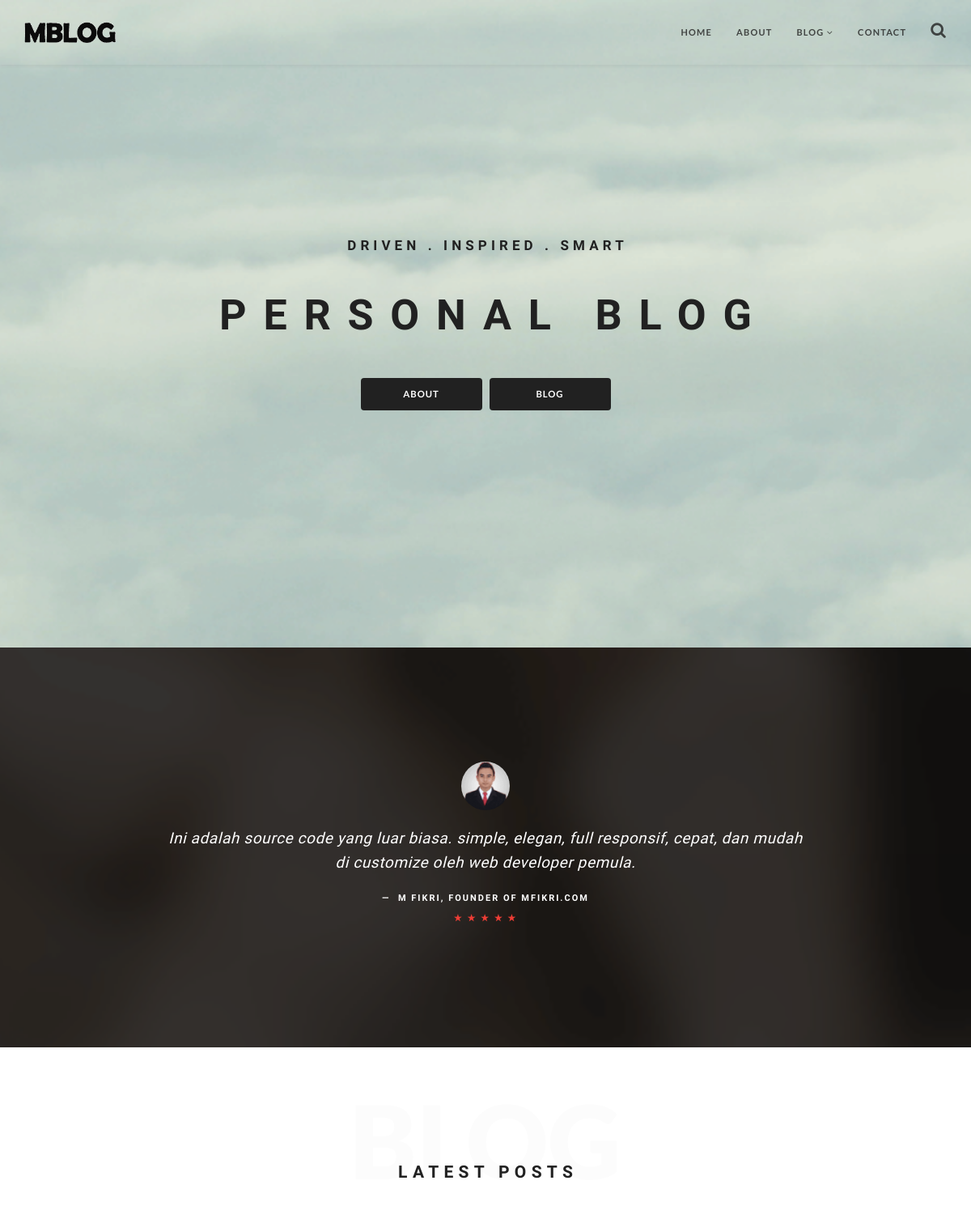
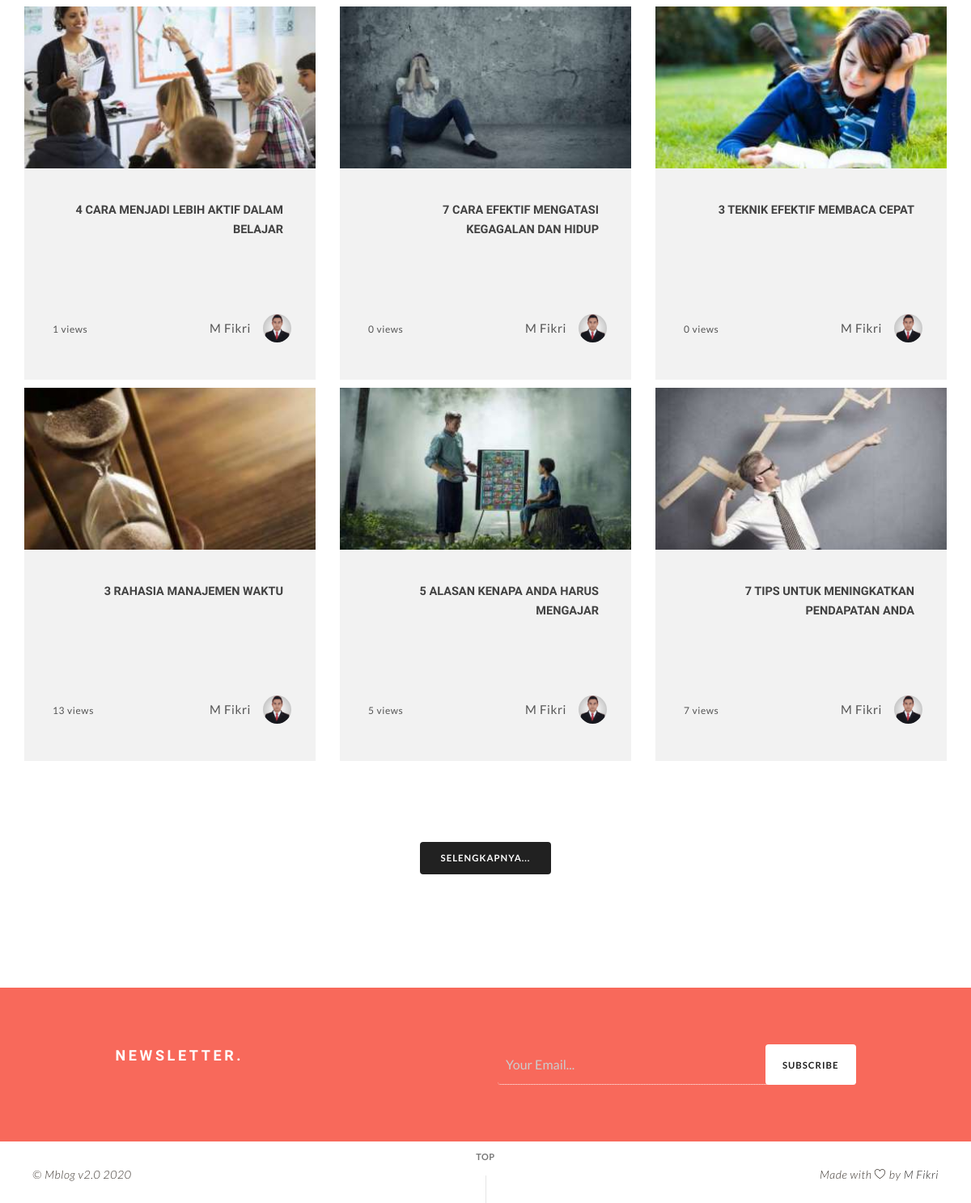
The page / on the database its author committed (2 pictures, top to bottom).
### tables this page shows
CREATE TABLE IF NOT EXISTS `tbl_navbar` (
  `navbar_id` int(11) NOT NULL AUTO_INCREMENT,
  `navbar_name` varchar(50) DEFAULT NULL,
  `navbar_slug` varchar(200) DEFAULT NULL,
  `navbar_parent_id` int(11) DEFAULT '0',
  PRIMARY KEY (`navbar_id`)
);

CREATE TABLE IF NOT EXISTS `tbl_testimonial` (
  `testimonial_id` int(11) NOT NULL AUTO_INCREMENT,
  `testimonial_name` varchar(50) DEFAULT NULL,
  `testimonial_content` text,
  `testimonial_image` varchar(50) DEFAULT NULL,
  `testimonial_created_at` timestamp NULL DEFAULT CURRENT_TIMESTAMP,
  PRIMARY KEY (`testimonial_id`)
);

CREATE TABLE IF NOT EXISTS `tbl_post` (
  `post_id` int(11) NOT NULL AUTO_INCREMENT,
  `post_title` varchar(250) DEFAULT NULL,
  `post_description` text,
  `post_contents` longtext,
  `post_image` varchar(40) DEFAULT NULL,
  `post_date` timestamp NULL DEFAULT CURRENT_TIMESTAMP,
  `post_last_update` datetime DEFAULT NULL,
  `post_category_id` int(11) DEFAULT NULL,
  `post_tags` varchar(225) DEFAULT NULL,
  `post_slug` varchar(250) DEFAULT NULL,
  `post_status` int(11) DEFAULT NULL COMMENT '1=Publish, 0=Unpublish',
  `post_views` int(11) DEFAULT '0',
  `post_user_id` int(11) DEFAULT NULL,
  PRIMARY KEY (`post_id`)
);

CREATE TABLE IF NOT EXISTS `tbl_user` (
  `user_id` int(11) NOT NULL AUTO_INCREMENT,
  `user_name` varchar(100) DEFAULT NULL,
  `user_email` varchar(60) DEFAULT NULL,
  `user_password` varchar(40) DEFAULT NULL,
  `user_level` varchar(10) DEFAULT NULL,
  `user_status` varchar(10) DEFAULT '1',
  `user_photo` varchar(40) DEFAULT NULL,
  PRIMARY KEY (`user_id`)
);

### application/controllers/Home.php (called while the page is built, shortened)
<?php
class Home extends CI_Controller {
	function __construct(){
		$this->load->model('Visitor_model','visitor_model');
		$this->load->model('Home_model','home_model');
		$this->load->model('Site_model','site_model');
        $this->load->helper('text');
	}
	function index(){
		$site = $this->site_model->get_site_data()->row_array();
		$data['site_name'] = $site['site_name'];
		$data['site_title'] = $site['site_title'];
		$data['site_desc'] = $site['site_description'];
		$data['site_twitter'] = $site['site_twitter'];
		$data['site_image'] = $site['site_logo_big'];
		$data['post_header'] = $this->home_model->get_post_header();
		$data['post_header_2'] = $this->home_model->get_post_header_2();
		$data['post_header_3'] = $this->home_model->get_post_header_3();
		$data['latest_post'] = $this->home_model->get_latest_post();
		$data['popular_post'] = $this->home_model->get_popular_post();
		$home = $this->db->get('tbl_home',1)->row();
		$data['caption_1'] = $home->home_caption_1;
		$data['caption_2'] = $home->home_caption_2;
		$data['bg_header'] = $home->home_bg_heading;
		$data['bg_testimoni'] = $home->home_bg_testimonial;
		$data['testimonial'] = $this->db->get('tbl_testimonial');
		$site_info = $this->db->get('tbl_site', 1)->row();
		$v['logo'] =  $site_info->site_logo_header;
		$data['icon'] = $site_info->site_favicon;
		$data['header'] = $this->load->view('header',$v,TRUE);
		$data['footer'] = $this->load->view('footer','',TRUE);
		$this->load->view('home_view',$data);
	}
}

### index.php (called while the page is built, shortened)
<?php
require_once BASEPATH.'core/CodeIgniter.php';

### application/models/Site_model.php (called while the page is built, shortened)
<?php
class Site_model extends CI_Model{
	function get_site_data(){
		$query = $this->db->get('tbl_site', 1);
		return $query;
	}
}

### application/models/Home_model.php (called while the page is built, shortened)
<?php
class Home_model extends CI_Model{
	function get_post_header(){
		$this->db->select('tbl_post.*, user_name');
		$this->db->from('tbl_post');
		$this->db->join('tbl_user', 'post_user_id=user_id','left');
		$this->db->order_by('post_id', 'DESC');
		$this->db->limit(1);
		$query = $this->db->get();
		return $query;
	}
	function get_post_header_2(){
		$this->db->select('tbl_post.*, user_name');
		$this->db->from('tbl_post');
		$this->db->join('tbl_user', 'post_user_id=user_id','left');
		$this->db->order_by('post_id', 'DESC');
		$this->db->limit(2,1);
		$query = $this->db->get();
		return $query;
	}
	function get_post_header_3(){
		$this->db->select('tbl_post.*, user_name');
		$this->db->from('tbl_post');
		$this->db->join('tbl_user', 'post_user_id=user_id','left');
		$this->db->order_by('post_id', 'DESC');
		$this->db->limit(3,3);
		$query = $this->db->get();
		return $query;
	}
	function get_latest_post(){
		$this->db->select('tbl_post.*, user_name, user_photo');
		$this->db->from('tbl_post');
		$this->db->join('tbl_user', 'post_user_id=user_id','left');
		$this->db->order_by('post_id', 'DESC');
		$this->db->limit(6);
		$query = $this->db->get();
		return $query;
	}
	function get_popular_post(){
		$this->db->select('tbl_post.*, user_name');
		$this->db->from('tbl_post');
		$this->db->join('tbl_user', 'post_user_id=user_id','left');
		$this->db->order_by('post_views', 'DESC');
		$this->db->limit(5);
		$query = $this->db->get();
		return $query;
	}
}

### application/views/home_view.php (the view, shortened to what this page needs)
<!DOCTYPE html>
<html lang="en">
	<head>
		<link rel="stylesheet" href="<?php echo base_url('theme/css/bootstrap.min.css')?>"/>
		<link rel="stylesheet" href="<?php echo base_url('theme/css/style.css')?>"/>
		<link rel="stylesheet" href="<?php echo base_url('theme/css/padding-margin.css')?>"/>
	    <link rel="stylesheet" href="<?php echo base_url().'theme/css/font-awesome.min.css'?>"/>
	</head>
	<body class="content-animate">
		<div id="top" class="page">
			<?php echo $header;?>
			<main class="cd-main-content">
				<section id="homepage" class="home page-section parallax-2 overlay-light-alpha-10" data-background="<?php echo base_url().'theme/images/'.$bg_header;?>">
					<div class="table-content">
						<div class="table-center-text">
							<div class="container">
								<h2 class="font-face1 heading1 fw700 mb-40 mb-xs-30"><?php echo $caption_1;?></h2>
								<h1 class="font-face1 heading2 fw700 mb-40 mb-xs-30"><?php echo $caption_2;?></h1>
								<div class="local-scroll">
									<a href="<?php echo site_url('about');?>" class="btn bg-black white-color">About</a>
									<a href="<?php echo site_url('blog');?>" class="btn bg-black whitre-color hidden-xs">Blog</a>
								</div>
							</div>
						</div>
					</div>
				</section>
				<section id="testimonial" class="page-section black-section medium-section overlay-dark-alpha-60" data-background="<?php echo base_url().'theme/images/'.$bg_testimoni;?>">
					<div class="container relative">
						<div class="row">
							<div class="col-sm-10 col-sm-offset-1">
								<div class="block-wraper">
									<div class="slick-container testimonial-slider">
											<?php foreach($testimonial->result() as $test):?>
											<div class="slick-item">
												<div class="testimonial-item text-center">
													<blockquote class="testimonial-text font-face1 mb-0 fw300">
														<div class="card-avatar">
															<a href="javascript:void(0)">
																<img src="<?php echo base_url().'assets/images/'.$test->testimonial_image;?>" class="img" alt=""/>
															</a>
														</div>
														<p>
															 <?php echo $test->testimonial_content;?>
														</p>
														<footer class="testimonial-author font-face1 fw700">
															<?php echo $test->testimonial_name;?>
															<div class="testimonial-rating mt-10 mb-10">&starf; &starf; &starf; &starf; &starf;</div>
														</footer>
													</blockquote>
												</div>
											</div>
											<?php endforeach;?>
									</div>
								</div>
							</div>
						</div>
					</div>
				</section>
				<section id="thoughts" class="page-section big-section">
					<div class="shadow-title shadow-gray unselectable parallax-1">Blog</div>
					<div class="container">
						<div class="row">
							<div class="col-md-6 col-md-offset-3 mb-10 mb-sm-40 text-center">
								<h2 class="font-face1 section-heading fw800 mt-0 text-center">LATEST POSTS</h2>
							</div>
						</div>
						<div class="row multi-columns-row">
							<?php foreach($latest_post->result() as $row):?>
							<div class="col-sm-6 col-md-4 col-lg-4 mb-md-50 mt-10 wow fadeIn">
								<article>
									<a class="articles-card" href="<?php echo site_url('blog/'.$row->post_slug);?>" title="">
										<div class="card-wrap">
											<div class="card-image">
												<div class="article-thumbnail" data-background="<?php echo base_url().'assets/images/thumb/'.$row->post_image?>"></div>
											</div>
											<div class="card-body text-right">
												<h2 class="heading6 lp-0 mt-0 font-face1 text-right"><?php echo $row->post_title;?></h2>
											</div>
											<div class="card-footer">
												<div class="article_author">
													<div class="portrait" data-background="<?php echo base_url().'assets/images/'.$row->user_photo;?>"></div>
													<div class="author light-text"><?php echo $row->user_name;?></div>
												</div>
											</div>
										</div>
									</a>
									<div class="like light-text"><a href="javascript:void(0)"></a> <?php echo $row->post_views;?> views</div>
								</article>
							</div>
							<?php endforeach;?>
						</div>
						<div class="row">
							<div class="mt-100 mt-md-80 mt-sm-60">
							<div class="col-sm-6 col-sm-offset-3 text-center">
								<a class="btn bg-black" href="<?php echo site_url('blog');?>">Selengkapnya...</a>
							</div>
							</div>
						</div>
					</div>
				</section>
				<section  class="page-section subscribe-section small-section">
					<div class="container">
						<div class="row">
							<div class="col-md-10 col-md-offset-1">
								<div class="form-subscribe mb-50 mb-sm-0">
									<div class="col-sm-6 mb-sm-40">
										<h2 class="heading5 mt-0 font-face1 white-color fw700 mb-0" >Newsletter.</h2>
									</div>
									<div class="col-sm-6">
										<form class="form-inline" action="<?php echo site_url('subscribe');?>" method="post">
											<div class="form-group">
												<input type="email" name="email" required placeholder="Your Email..." class="form-control">
												<button type="submit" class="btn btn-subscribe">Subscribe</button>
											</div>
										</form>
									</div>
								</div>
							</div>
						</div>
					</div>
				</section>
				<?php echo $footer;?>
				</main>
		</div>
	</body>
</html>

### application/views/header.php (shortened to what this page needs)
<nav class="main-nav transparent stick-fixed">
	<div class="container">
		<div class="full-wrapper relative clearfix">
			<div class="header-logo-wrap">
				<a href="<?php echo site_url();?>" class="logo">
					<img src="<?php echo base_url().'theme/images/'.$logo;?>" width="145" height="40" alt="" />
				</a>
			</div>
			<div class="nav-wrapper large-nav">
				<ul class="clearlist local-scroll">
					<?php
						$query = $this->db->get_where('tbl_navbar', array('navbar_parent_id' => 0));
						if($query->num_rows() > 0):
					?>
					<?php foreach ($query->result() as $row):?>
						<?php
							$nav_id=$row->navbar_id;
							$query2 = $this->db->get_where('tbl_navbar', array('navbar_parent_id' => $nav_id));
						?>
						<?php if($query2->num_rows() > 0):?>
						<li>
							<a href="<?php echo site_url($row->navbar_slug);?>" class="menu-down"><?php echo $row->navbar_name;?> <i class="fa fa-angle-down"></i></a>
						</li>
						<?php else:?>
						<li>
							<a href="<?php echo site_url($row->navbar_slug);?>"><?php echo $row->navbar_name;?></a>
						</li>
						<?php endif;?>
					<?php endforeach;?>
					<?php else:?>
					<li>
						<a href="#">Belum ada menu</a>
					</li>
					<?php endif;?>
					<li><a href="javascript:void(0)" class="btn-search"><span class="fa fa-search"></span></a></li>
				</ul>
			</div>
		</div>
	</div>
</nav>

### theme/css/padding-margin.css (style rules this page uses)
.mt-0 { margin-top:0!important }
.mt-10 { margin-top:10px }
.mt-100 { margin-top:100px }
.mb-0 { margin-bottom:0!important }
.mb-10 { margin-bottom:10px }
.mb-40 { margin-bottom:40px }
.mb-50 { margin-bottom:50px }

### rows shown on the page
tbl_navbar: navbar_name "HOME"
tbl_navbar: navbar_name "ABOUT"
tbl_navbar: navbar_name "BLOG"
tbl_navbar: navbar_name "CONTACT"
tbl_testimonial: testimonial_image (picture), testimonial_content "Ini adalah source code yang luar biasa. simple, elegan, full responsif, cepat, dan mudah di customize oleh web developer pemula.", testimonial_name "M FIKRI, FOUNDER OF MFIKRI.COM"
tbl_post: shows a picture, post_title "4 CARA MENJADI LEBIH AKTIF DALAM BELAJAR", tbl_user.user_name "M Fikri", post_views "1"
tbl_post: shows a picture, post_title "7 CARA EFEKTIF MENGATASI KEGAGALAN DAN HIDUP", tbl_user.user_name "M Fikri", post_views "0"
tbl_post: shows a picture, post_title "3 TEKNIK EFEKTIF MEMBACA CEPAT", tbl_user.user_name "M Fikri", post_views "0"
tbl_post: shows a picture, post_title "3 RAHASIA MANAJEMEN WAKTU", tbl_user.user_name "M Fikri", post_views "13"
tbl_post: shows a picture, post_title "5 ALASAN KENAPA ANDA HARUS MENGAJAR", tbl_user.user_name "M Fikri", post_views "5"
tbl_post: shows a picture, post_title "7 TIPS UNTUK MENINGKATKAN PENDAPATAN ANDA", tbl_user.user_name "M Fikri", post_views "7"

### other values the page prints
$caption_1 "DRIVEN . INSPIRED . SMART"
$caption_2 "PERSONAL BLOG"
